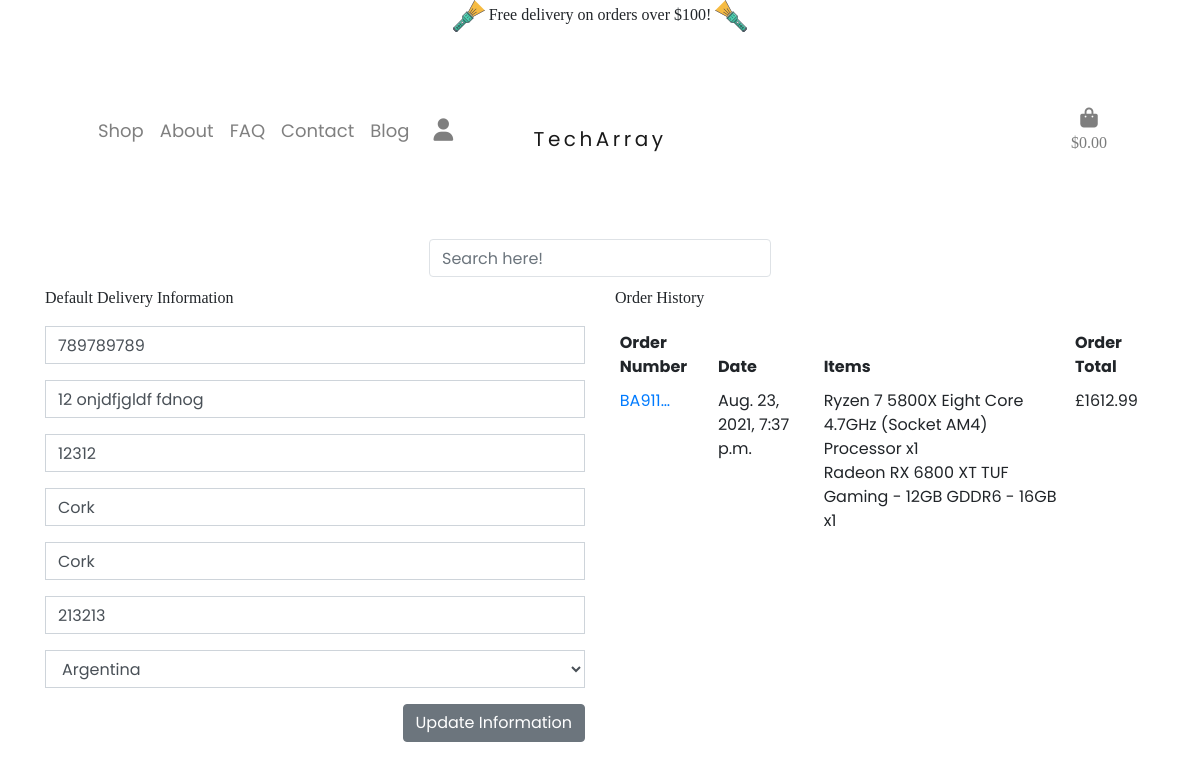
The page /profile/ (signed in) on the database as committed earlier.
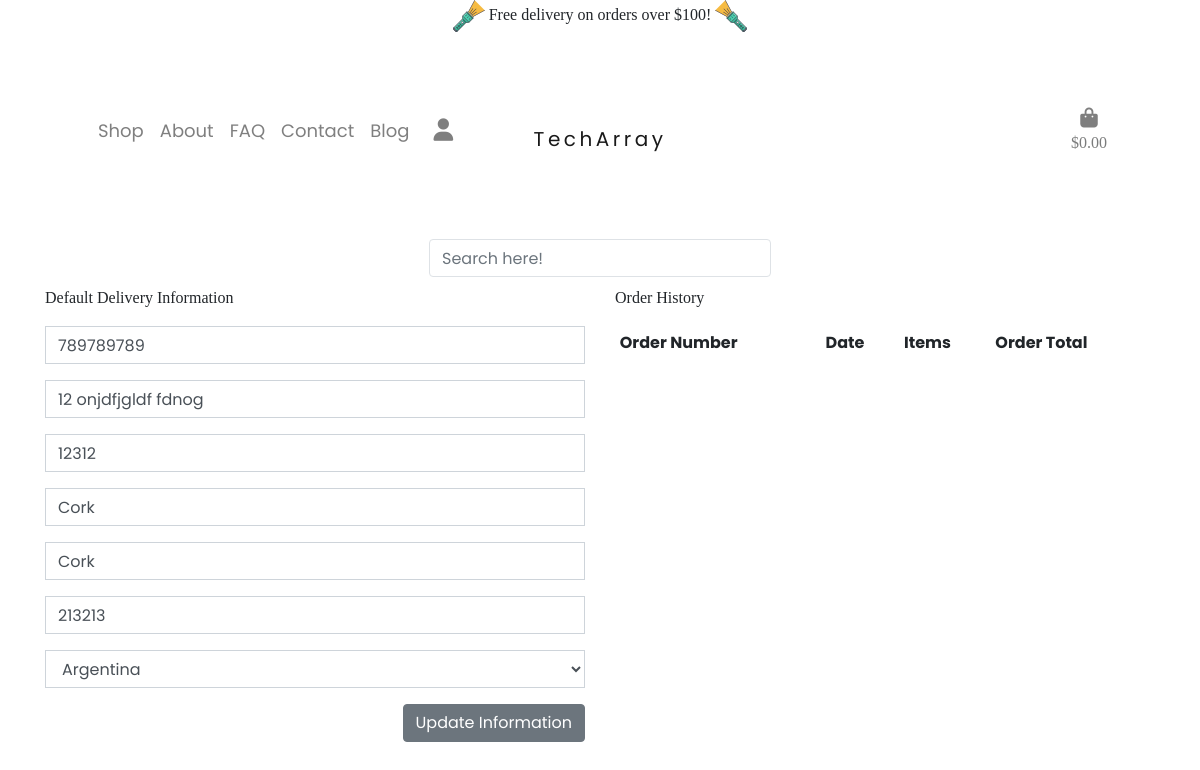
The same page on the database as committed later.
### profiles/models.py (models this page shows, shortened)
class UserProfile(models.Model):
    user = models.OneToOneField(User, on_delete=models.CASCADE)
    default_phone_number = models.CharField(max_length=20, null=True, blank=True)
    default_street_address1 = models.CharField(max_length=80, null=True, blank=True)
    default_street_address2 = models.CharField(max_length=80, null=True, blank=True)
    default_town_or_city = models.CharField(max_length=40, null=True, blank=True)
    default_county = models.CharField(max_length=80, null=True, blank=True)
    default_postcode = models.CharField(max_length=20, null=True, blank=True)
    default_country = CountryField(blank_label='Country', null=True, blank=True)

### checkout/models.py (models this page shows, shortened)
class Order(models.Model):
    order_number = models.CharField(max_length=32, null=False, editable=False)
    user_profile = models.ForeignKey(UserProfile, on_delete=models.SET_NULL,
                                     null=True, blank=True, related_name='orders')
    full_name = models.CharField(max_length=50, null=False, blank=False)
    email = models.EmailField(max_length=254, null=False, blank=False)
    phone_number = models.CharField(max_length=20, null=False, blank=False)
    country = CountryField(blank_label='Country *', null=False, blank=False)
    postcode = models.CharField(max_length=20, null=True, blank=True)
    town_or_city = models.CharField(max_length=40, null=False, blank=False)
    street_address1 = models.CharField(max_length=80, null=False, blank=False)
    street_address2 = models.CharField(max_length=80, null=True, blank=True)
    county = models.CharField(max_length=80, null=True, blank=True)
    date = models.DateTimeField(auto_now_add=True)
    delivery_cost = models.DecimalField(max_digits=6, decimal_places=2, null=False, default=0)
    order_total = models.DecimalField(max_digits=10, decimal_places=2, null=False, default=0)
    grand_total = models.DecimalField(max_digits=10, decimal_places=2, null=False, default=0)
    original_bag = models.TextField(null=False, blank=False, default='')
    stripe_pid = models.CharField(max_length=254, null=False, blank=False, default='')

class OrderLineItem(models.Model):
    order = models.ForeignKey(Order, null=False, blank=False, on_delete=models.CASCADE, related_name='lineitems') or 0
    product = models.ForeignKey(Product, null=False, blank=False, on_delete=models.CASCADE)
    quantity = models.IntegerField(null=False, blank=False, default=0)
    lineitem_total = models.DecimalField(max_digits=6, decimal_places=2, null=False, blank=False, editable=False)

### products/models.py (models this page shows, shortened)
class Product(models.Model):
    category = models.ForeignKey('Category', null=True, blank=True, on_delete=models.SET_NULL)
    sku = models.CharField(max_length=254, null=True, blank=True)
    name = models.CharField(max_length=254)
    description = models.TextField()
    price = models.DecimalField(max_digits=6, decimal_places=2)
    image_url = models.URLField(max_length=1024, null=True, blank=True)
    image = models.ImageField(null=True, blank=True)

### profiles/views.py (the view)
# urls.py: path('', views.profile, name='profile'),
@login_required
def profile(request):
    profile = get_object_or_404(UserProfile, user=request.user)
    if request.method == 'POST':
        form = UserProfileForm(request.POST, instance=profile)
        if form.is_valid():
            form.save()
            messages.success(request, 'Profile updated successfully')
        else:
            messages.error(request, 'Update failed. Please ensure the form is valid.')
    else:
        form = UserProfileForm(instance=profile)
    orders = profile.orders.all()
    template = 'profiles/profile.html'
    context = {
        'form': form,
        'orders': orders,
        'on_profile_page': True
    }
    return render(request, template, context)

### profiles/forms.py
class UserProfileForm(forms.ModelForm):
    class Meta:
        model = UserProfile
        exclude = ('user',)
    def __init__(self, *args, **kwargs):
        super().__init__(*args, **kwargs)
        placeholders = {
            'default_email': 'Email Address',
            'default_phone_number': 'Phone Number',
            'default_postcode': 'Postal Code',
            'default_town_or_city': 'Town or City',
            'default_street_address1': 'Street Address 1',
            'default_street_address2': 'Street Address 2',
            'default_county': 'County, State or Locality',
        }
        self.fields['default_phone_number'].widget.attrs['autofocus'] = True
        for field in self.fields:
            if field != 'default_country':
                if self.fields[field].required:
                    placeholder = f'{placeholders[field]} *'
                else:
                    placeholder = placeholders[field]
                self.fields[field].widget.attrs['placeholder'] = placeholder
            self.fields[field].widget.attrs['class'] = 'border-black rounded-0 profile-form-input'
            self.fields[field].label = False

### bag/contexts.py (called while the page is built, shortened)
def bag_contents(request):
    bag_items = []
    total = 0
    product_count = 0
    bag = request.session.get('bag', {})
    if total < settings.FREE_DELIVERY_THRESHOLD:
        delivery = total * Decimal(settings.STANDARD_DELIVERY_PERCENTAGE / 100)
        free_delivery_delta = settings.FREE_DELIVERY_THRESHOLD - total
    else:
        delivery = 0
        free_delivery_delta = 0
    grand_total = delivery + total
    context = {
        'bag_items': bag_items,
        'total': total,
        'product_count': product_count,
        'delivery': delivery,
        'free_delivery_delta': free_delivery_delta,
        'free_delivery_threshold': settings.FREE_DELIVERY_THRESHOLD,
        'grand_total': grand_total,
    }
    return context

### profiles/templates/profiles/profile.html
{% extends "base.html" %} {% load static %} {% block content %}
{% block extracss %}
<link rel="stylesheet" href="{% static 'profiles/css/profile.css' %}" />
{% endblock %}
<div class="container container-padding bag-container">
  <div class="row">
    <div class="col">
      <h2>My Profile</h2>
    </div>
  </div>
  <div class="row">
    <div class="col-12 col-lg-6">
      <p>Default Delivery Information</p>
      <form class="mt-3" action="{% url 'profile' %}" method="POST" id="profile-update-form">
        {% csrf_token %} {{ form|crispy }}
        <button class="btn btn-secondary float-right">
          Update Information
        </button>
      </form>
    </div>
    <div class="col-12 col-lg-6">
      <p>Order History</p>
      <div class="order-history table-responsive">
        <table class="table table-sm table-borderless">
          <thead>
            <tr>
              <th>Order Number</th>
              <th>Date</th>
              <th>Items</th>
              <th>Order Total</th>
            </tr>
          </thead>
          <tbody>
            {% for order in orders %}
            <tr>
              <td>
                <a href="{% url 'order_history' order.order_number %}" title="{{ order.order_number }}">
                  {{ order.order_number|truncatechars:6 }}
                </a>
              </td>
              <td>{{ order.date }}</td>
              <td>
                <ul class="list-unstyled">
                  {% for item in order.lineitems.all %}
                  <li>{{ item.product.name }} x{{ item.quantity }}</li>
                  {% endfor %}
                </ul>
              </td>
              <td>£{{ order.grand_total }}</td>
            </tr>
            {% endfor %}
          </tbody>
        </table>
      </div>
    </div>
  </div>
</div>
{{ profile }} {% endblock %}

### templates/base.html (shortened to what this page needs)
{% load static %}
<!doctype html>
<html lang="en">
  <head>
    {% block corecss %}
        <link rel="stylesheet" href="https://stackpath.bootstrapcdn.com/bootstrap/4.4.1/css/bootstrap.min.css">
    {% endblock %}
    {% block extra_css %}
      <link rel="stylesheet" href="https://stackpath.bootstrapcdn.com/bootstrap/4.4.1/css/bootstrap.min.css">
      <link rel="stylesheet" href="{% static 'css/base.css' %}">
    {% endblock %}
  </head>
  <body>
    <header class="fixed-top bg-white">
		<div class="container">
			<div id="delivery-banner" class="row text-center">
				<div class="col">
					<p> <img src="{{ MEDIA_URL }}flashlight-left.png" alt=""> Free delivery on orders over ${{ free_delivery_threshold }}! <img src="{{ MEDIA_URL }}flashlight-right.png" alt=""></p>
				</div>
			</div>
		</div>
		<nav class="navbar navbar-expand-xl navbar-light bg-white">
			<div class="col-4 toggler-col">
				<div class="col-4 collapse navbar-collapse nav-item-list" id="navbarSupportedContent">
					<ul class="navbar-nav justify-content-start">
						<li class="nav-item">
							<a class="nav-link" aria-label="Shop" href="{% url 'products' %}">Shop</a>
						</li>
						<li class="nav-item">
							<a class="nav-link" href="{% url 'products' %}">About</a>
						</li>
						<li class="nav-item">
							<a class="nav-link" href="{% url 'accordion' %}">FAQ</a>
						</li>
						<li class="nav-item">
							<a class="nav-link" href="{% url 'contact' %}">Contact</a>
						</li>
						<li class="nav-item">
							<a class="nav-link" href="{% url 'blog' %}">Blog</a>
						</li>
						<li class="nav-item dropdown my-account-mobile">
							<a class="nav-link" data-toggle="dropdown" href="#" role="button" id="myaccount"
								aria-haspopup="true" aria-expanded="false">
								<div>
									<p class="d-xl-block newfont"><i class="nav-link fas fa-user fa-lg"></i>
									</p>
								</div>
							</a>
						</li>
					</ul>
				</div>
			</div>
			<div class="col-4 navbar-brand-col text-center">
				<a class="navbar-brand" aria-label="Home" href="{% url 'home' %}">TechArray</a>
			</div>
			<div class="col-4 nav-icons">
				<ul class="nav-bag-account navbar-nav justify-content-end">
					<li class="nav-item list-inline-item">
						<a class="{% if grand_total %}text-info{% else %}{% endif %} nav-link" href="{% url 'view_bag' %}">
							<div class="text-center nav-bag">
								<div><i class="nav-link fas fa-shopping-bag fa-lg"></i></div>
								<p class="d-none d-xl-block">
									{% if grand_total %} ${{ grand_total|floatformat:2 }}
									{% else %} $0.00 {% endif %}
								</p>
							</div>
						</a>
					</li>
				</ul>
			</div>
		</nav>
		<form method="GET" action="{% url 'products' %}" class="search-site-form form-inline">
			<div class="input-group">
				<input class="form-control border" name="q" type="search" placeholder="Search here!" id="example-search-input">
			</div>
		</form>
	</header>
    {% block content %}
    {% endblock %}
	{% block extracss %}
	{% endblock %}
  </body>
</html>

### static/css/base.css (style rules this page uses)
* { margin: 0; padding: 0; }
html, body { width: auto; overflow-x: hidden!important ; }
body { font-family: 'Poppins', serif; }
p { font-family: 'Spectral', serif; font-weight: 500 !important; }
h2 { color: #5a5656; }
.container-padding { padding-top: 15em; }
#navbarSupportedContent { transition: height 0.1s ease-out; }
.navbar { margin: 0px 24px; }
.navbar-brand { letter-spacing: 5.6px; font-size: 28px; margin-right: 0px; }
.my-account-mobile { display: none; }
.nav-item { font-size: 16px; }
.nav-icons { width: auto; padding: 0px; padding-right: 5px; }
.nav-icons ul li { padding: 0px 5px; }
.nav-bag p { color: #7b7c7c!important; }
.search-site-form { display: grid; align-items: center; justify-content: center; padding: 10px; }
select, select option { color: black; }
@media only screen and (max-width: 1200px) { .navbar { margin: 16px 75px;; padding: 0px; } }
@media only screen and (max-width: 1200px) { .nav-item-list { text-align: left; padding: 40px 0px; max-width: 100%; } }
@media only screen and (max-width: 1200px) { .nav-item-list li { padding: 5px 0px; font-size: 18px; } }
@media only screen and (max-width: 1200px) { .navbar-brand { letter-spacing: 3.5px; font-size: 20px; } }
@media only screen and (max-width: 1200px) { .nav-bag-account { -webkit-box-orient: unset; -webkit-box-direction: unset; -ms-flex-direction: unset; flex-direction: unset; } }
@media only screen and (max-width: 1200px) { .my-account-mobile { display: block; } }

### profiles/static/profiles/css/profile.css (style rules this page uses)
.order-history { max-height: 416px; overflow-y: auto; }

Rows that differ between the two databases and show on the page:
removed Order: order_number "BA911…", date "Aug. 23, 2021, 7:37 p.m.", grand_total "1612.99"
removed OrderLineItem: product.name "Ryzen 7 5800X Eight Core 4.7GHz (Socket AM4) Processor", quantity "1"
removed OrderLineItem: product.name "Radeon RX 6800 XT TUF Gaming - 12GB GDDR6 - 16GB", quantity "1"
